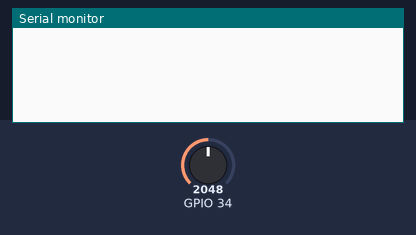
Bench run of a sketch on a simulated ESP32. Shown: the last lines printed to the serial monitor. The inputs (shaded band) are chosen by the test bench; at power-on: GPIO 34 = 2048.

Above: at 1.8 s.
1.9 s: GPIO 34 set to 491
At 3.0 s:
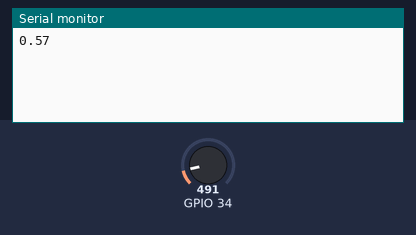
3.5 s: GPIO 34 set to 0
At 4.5 s:
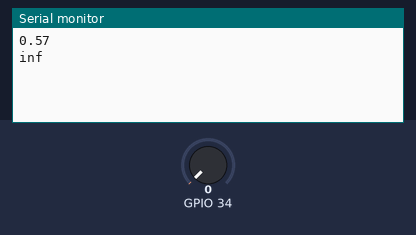

Measured:
- after the input at 1.9 s, the serial monitor: prints a new line after 0.10 s (image 1)
- after the input at 3.5 s, the serial monitor: prints a new line after 0.50 s (image 2)

The sketch:

findRoTgs.ino
```cpp
float MAX = 0;

void setup() {
  Serial.begin(9600);
  pinMode(34, INPUT);
}

void loop() {
  float analog_value;
  float VRL;
  float RS;
  float RO;

  analog_value = analogRead(34);
  VRL = analog_value * (5 / 1023.0);
  RS = ((5 / VRL) - 1) * 10;
  RO = RS / 19;
  if (RO > MAX) {
    MAX = RO;
    Serial.println(RO);
  }

  delay(1000);
}

// vin
```
